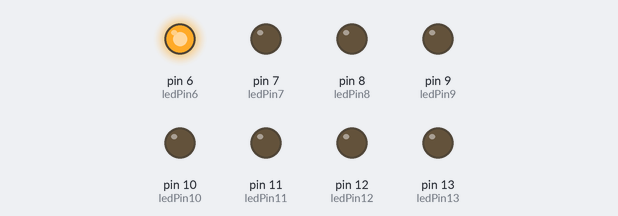
Bench run of a sketch on a simulated Arduino Uno, built with avr-gcc and run on an emulated ATmega328P. Shown: output pins drawn as LEDs (lit = HIGH).

Above: at 0.05 s.
At 0.45 s:
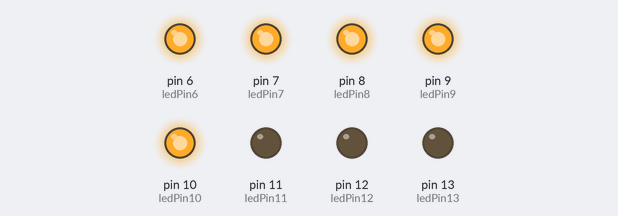
At 0.85 s:
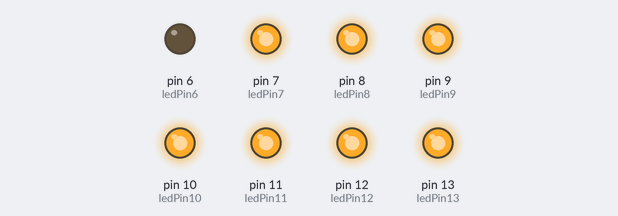
At 1.75 s:
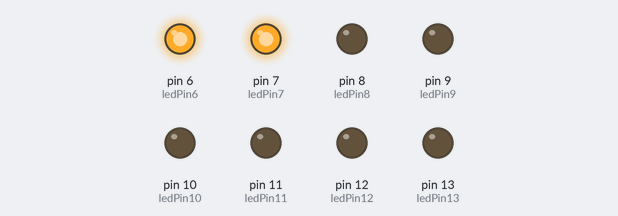
At 2.65 s:
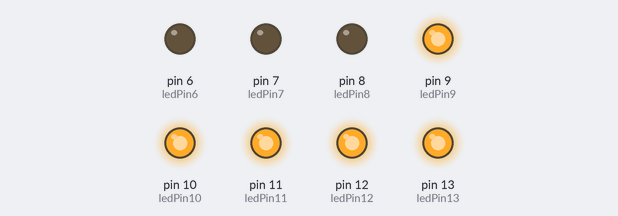
At 3.55 s:
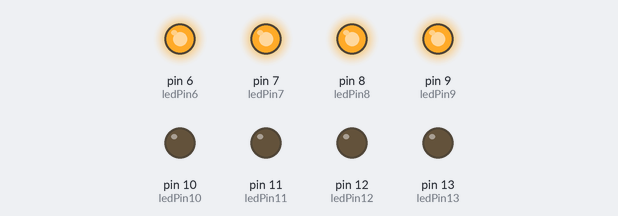
Timing chart, 0 to 3.9 s (numbered marks = the images above):
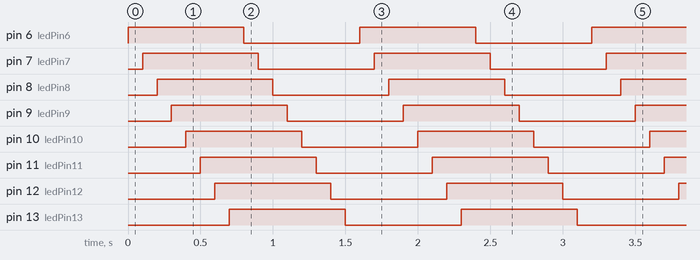

The sketch:

8LED_NoLoop.ino
```cpp
/*
 * 8 LED Night rider annimation
 * Writen without using Arrays or Loops
 * Used for teaching
 * Students will re-write the code using Arrays and for loops
 *
 * john.wild@rca.ac.uk
 *
 */


//LED Pin Variables

int ledPin6 = 6;
int ledPin7 = 7;
int ledPin8 = 8;
int ledPin9 = 9;
int ledPin10 = 10;
int ledPin11 = 11;
int ledPin12 = 12;
int ledPin13 = 13;

void setup()
{
  pinMode(ledPin6,OUTPUT);
  pinMode(ledPin7,OUTPUT);
  pinMode(ledPin8,OUTPUT);
  pinMode(ledPin9,OUTPUT);
  pinMode(ledPin10,OUTPUT);
  pinMode(ledPin11,OUTPUT);
  pinMode(ledPin12,OUTPUT);
  pinMode(ledPin13,OUTPUT);
}

void loop()                     // run over and over again
{
  int delayTime = 100; //the time (in milliseconds) to pause between LEDs
                       //make smaller for quicker switching and larger for slower
  digitalWrite(ledPin6, HIGH);  //Turns on LED #0 (connected to pin 2 )
  delay(delayTime);                //waits delayTime milliseconds
  digitalWrite(ledPin7, HIGH);  //Turns on LED #1 (connected to pin 3 )
  delay(delayTime);                //waits delayTime milliseconds
  digitalWrite(ledPin8, HIGH);  //Turns on LED #2 (connected to pin 4 )
  delay(delayTime);                //waits delayTime milliseconds
  digitalWrite(ledPin9, HIGH);  //Turns on LED #3 (connected to pin 5 )
  delay(delayTime);                //waits delayTime milliseconds
  digitalWrite(ledPin10, HIGH);  //Turns on LED #4 (connected to pin 6 )
  delay(delayTime);                //waits delayTime milliseconds
  digitalWrite(ledPin11, HIGH);  //Turns on LED #5 (connected to pin 7 )
  delay(delayTime);                //waits delayTime milliseconds
  digitalWrite(ledPin12, HIGH);  //Turns on LED #6 (connected to pin 8 )
  delay(delayTime);                //waits delayTime milliseconds
  digitalWrite(ledPin13, HIGH);  //Turns on LED #7 (connected to pin 9 )
  delay(delayTime);                //waits delayTime milliseconds

//Turns Each LED Off
  digitalWrite(ledPin6, LOW);  //Turns on LED #0 (connected to pin 2 )
  delay(delayTime);                //waits delayTime milliseconds
  digitalWrite(ledPin7, LOW);  //Turns on LED #1 (connected to pin 3 )
  delay(delayTime);                //waits delayTime milliseconds
  digitalWrite(ledPin8, LOW);  //Turns on LED #2 (connected to pin 4 )
  delay(delayTime);                //waits delayTime milliseconds
  digitalWrite(ledPin9, LOW);  //Turns on LED #3 (connected to pin 5 )
  delay(delayTime);                //waits delayTime milliseconds
  digitalWrite(ledPin10, LOW);  //Turns on LED #4 (connected to pin 6 )
  delay(delayTime);                //waits delayTime milliseconds
  digitalWrite(ledPin11, LOW);  //Turns on LED #5 (connected to pin 7 )
  delay(delayTime);                //waits delayTime milliseconds
  digitalWrite(ledPin12, LOW);  //Turns on LED #6 (connected to pin 8 )
  delay(delayTime);                //waits delayTime milliseconds
  digitalWrite(ledPin13, LOW);  //Turns on LED #7 (connected to pin 9 )
  delay(delayTime);                //waits delayTime milliseconds
}
```

Measured:
- by itself, pin 6 (ledPin6), pin 7 (ledPin7), pin 8 (ledPin8), pin 9 (ledPin9), pin 10 (ledPin10), pin 11 (ledPin11), pin 12 (ledPin12), pin 13 (ledPin13): alternates HIGH for 0.80 s and LOW for 0.80 s
- by itself, everything shown: repeats every 1.6 s, in 16 steps
